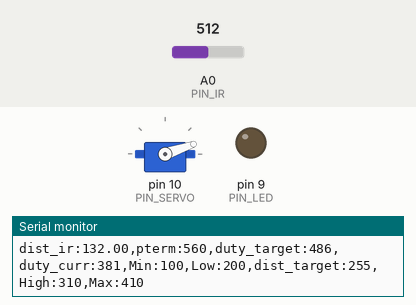
Simulated run of this sketch. Board: Arduino Uno, built with avr-gcc and run on an emulated ATmega328P. Parts: servo, output pins drawn as LEDs (lit = HIGH), the last lines printed to the serial monitor. The inputs (shaded band) are chosen by the test bench; at power-on: A0 (PIN_IR) = 512.

Above: at 1.2 s.
1.3 s: A0 (PIN_IR) set to 716
At 4.0 s:
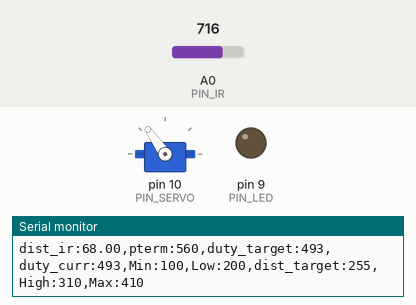
4.3 s: A0 (PIN_IR) set to 306
At 5.5 s:
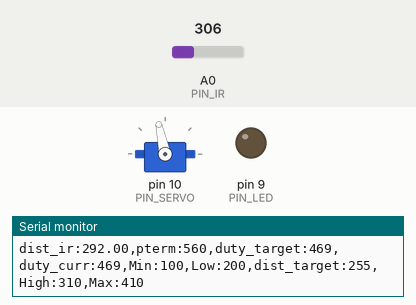
Timing chart, 0 to 7.3 s (numbered marks = the images above; inputs shaded):
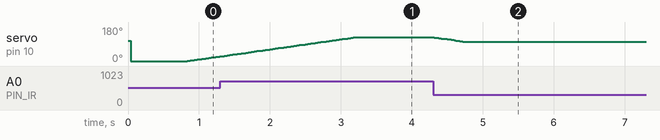

The sketch:

P_control.ino
```cpp
#include <Servo.h>

/////////////////////////////
// Configurable parameters //
/////////////////////////////

// Arduino pin assignment
#define PIN_LED 9         // [1234] LED를 아두이노 GPIO 9번 핀에 연결
#define PIN_SERVO 10    // [3069] 서보모터를 아두이노 GPIO 10번 핀에 연결
#define PIN_IR A0     // [3070] 적외선 센서를 아두이노 아날로그 A0핀에 연결

// Framework setting
#define _DIST_TARGET 255    // [2635] 목표하는 위치
#define _DIST_MIN 100   //[3050] 거리의 최솟값이 100mm
#define _DIST_MAX 410                   //[3068] 거리의 최대값 410mm

// Distance sensor
#define _DIST_ALPHA 0.0   //[3054] 센서 보정정도
          // [3131] EMA필터값
// Servo range
#define _DUTY_MIN 1405    // [3052] 서보의 최소각도를 microseconds로 표현
#define _DUTY_NEU 1635    // [3070] 레일플레이트 중립위치를 만드는 서보 duty값
#define _DUTY_MAX 1845                //[3062] 서보의 최대각도의 microseconds의 값

// Servo speed control
#define _SERVO_ANGLE 35   // [3131] 최대 가동범위에 따른 목표 서보 회전각
#define _SERVO_SPEED 45   //[3064]서보 속도를 30으로

// Event periods
#define _INTERVAL_DIST 20   // [2635] 적외선센서 업데이트 주기
#define _INTERVAL_SERVO 20  // [2635] 서보 업데이트 주기
#define _INTERVAL_SERIAL 100  // [3070] 시리얼 플로터 갱신 속도

// PID parameters
#define _KP 0.8  // [2635] P 이득 비율(?)
#define _KI 0.0   // [2635] I 이득 비율
#define _KD 0.0 // [2635] D 이득 비율

#define _INTERVAL_DIST_F 30  // DELAY_MICROS * samples_num^2 의 값이 최종 거리측정 인터벌임. 넉넉하게 30ms 잡음.
#define DELAY_MICROS  1500 // 필터에 넣을 샘플값을 측정하는 딜레이(고정값!)
#define EMA_ALPHA 0.35     // EMA 필터 값을 결정하는 ALPHA 값. 작성자가 생각하는 최적값임.
float ema_dist=0;            // EMA 필터에 사용할 변수
float filtered_dist;       // 최종 측정된 거리값을 넣을 변수. loop()안에 filtered_dist = filtered_ir_distance(); 형태로 사용하면 됨.
float samples_num = 3;     // 스파이크 제거를 위한 부분필터에 샘플을 몇개 측정할 것인지. 3개로 충분함! 가능하면 수정하지 말 것.


//////////////////////
// global variables //
//////////////////////

// Servo instance
Servo myservo; // [3070] 서보 객체 생성

// Distance sensor
float dist_target; // [1234] location to send the ball
float dist_raw, dist_ema; // [3070] 거리와 노이즈 필터 적용 후 거리를 저장하기 위한 변수

// Event periods
unsigned long last_sampling_time_dist, last_sampling_time_servo,
last_sampling_time_serial;
// [2635] 각 이벤트별 업데이트를 위해 측정하는 시간
//[3054] 마지막으로 측정한 거리, 마지막으로 측정한 서보 각도 (unsigned long : 부호없는 정수형)
bool event_dist, event_servo, event_serial; // [2635] 이벤트별 이번 루프에서 업데이트 여부

// Servo speed control
int duty_chg_per_interval; // [3055] 서보속도 제어를 위한 변수 선언
int duty_target, duty_curr; // [3131] 목표duty, 현재duty

// PID variables
float error_curr, error_prev, control, pterm, dterm, iterm; // [3070] PID 제어를 위한 현재 오차, 이전오차, 컨트롤(?), p 값, d 값, i 값 변수 선언


void setup() {
// initialize GPIO pins for LED and attach servo
  pinMode(PIN_LED, OUTPUT); //[3062] 핀 LED 활성화
  myservo.attach(PIN_SERVO); // [3070] 서보 구동을 위한 서보 초기화

// initialize global variables
duty_target, duty_curr = _DIST_MIN; // [3055] duty_target, duty_curr 초기화
last_sampling_time_dist, last_sampling_time_servo, last_sampling_time_serial = 0;
// [3055] 샘플링 타임 변수 초기화
dist_raw, dist_ema = _DIST_MIN; // [3055] dist 변수 초기화
pterm = iterm = dterm = 0; // [2635] pid 제어값에서 우선 p 만 사용하도록

// move servo to neutral position
  myservo.writeMicroseconds(_DUTY_NEU); //[2635]

// initialize serial port
  Serial.begin(115200); //[2635]

// convert angle speed into duty change per interval.
  duty_chg_per_interval = (_DUTY_MAX - _DUTY_MIN)/(float)(_SERVO_ANGLE) * (_SERVO_SPEED /1000.0)*_INTERVAL_SERVO;    // [3131] 설정한 서보 스피드에 따른 duty change per interval 값을 변환

}


void loop() {
    // [3055] indentation 수정(space 4칸)
    /////////////////////
    // Event generator //
    /////////////////////
    unsigned long time_curr = millis(); // [3070] 이벤트 업데이트 주기 계산을 위한 현재 시간
    // [3070] 이벤트 주기가 돌아올때까지 현재시간과 비교하며 기다리도록 함.
    if(time_curr >= last_sampling_time_dist + _INTERVAL_DIST) {
        last_sampling_time_dist += _INTERVAL_DIST;
        event_dist = true;
    }
    if(time_curr >= last_sampling_time_servo + _INTERVAL_SERVO) {
        last_sampling_time_servo += _INTERVAL_SERVO;
        event_servo = true;
    }
    if(time_curr >= last_sampling_time_serial + _INTERVAL_SERIAL) {
        last_sampling_time_serial += _INTERVAL_SERIAL;
        event_serial = true;
    }

    ////////////////////
    // Event handlers //
    ////////////////////

    if(event_dist) {
        event_dist = false; // [2635] 업데이트 대기
        // get a distance reading from the distance sensor
        dist_raw = map(filtered_ir_distance(),74,254,100,410); // [2635] 센서 값 받아와서 변수에 저장

        // [3055] dist_ema 설정

        // PID control logic
        error_curr = _DIST_TARGET - dist_raw; // [2635] 오차 계산
        pterm = pterm_cal(error_curr); // [2635] p값은 오차
        control = _KP * pterm + _KI * iterm +  _KD * dterm; // [2635] control 값, i와 d는 현재 0

        // duty_target = f(duty_neutral, control)
        duty_target = _DUTY_NEU * (1 + control); // [3070] control 값이 다 합해서 1이 되도록 되어있다면, 중립 위치에 컨트롤 값 만큼의 비율을 더해 목표위치를 정한다.
        //duyy_target = _DUTY_NEU + (control - X) * (control > X ? _DUTY_MAX - _DUTY_NEU : _DUTY_NEU - _DUTY_MIN); // [2635] NEU 에다가 위아래로 control 에 맞게 조절한 값?

  // keep duty_target value within the range of [_DUTY_MIN, _DUTY_MAX]
        if(duty_target < _DUTY_MIN)  // [2635] 양극값 넘어가는 경우 극값으로 제한
        {
            duty_target = _DUTY_MIN;
        }
        if(duty_target > _DUTY_MAX)
        {
            duty_target = _DUTY_MAX;
        }
  }

    if(event_servo) {
        event_servo = false; // [2635] 업데이트 대기
        // adjust duty_curr toward duty_target by duty_chg_per_interval
        if(duty_target > duty_curr) { // [3070]
            duty_curr += duty_chg_per_interval;
        if(duty_curr > duty_target) duty_curr = duty_target;
      }
      else {
        duty_curr -= duty_chg_per_interval;
        if(duty_curr < duty_target) duty_curr = duty_target;
      }

        // update servo position
        myservo.writeMicroseconds((int)duty_curr); // [3070]

        event_servo = false; // [3055] 모든 작업이 끝나면 이벤트를 다시 false로
      }

    if(event_serial) {
        event_serial = false; // [3070] 이벤트 주기가 왔다면 다시 false로 만들고 이벤트를 수행
    Serial.print("dist_ir:");
    Serial.print(dist_raw);
    Serial.print(",pterm:");
    Serial.print(map(pterm,-1000,1000,510,610));
    Serial.print(",duty_target:");
    Serial.print(map(duty_target,1000,2000,410,510));
    Serial.print(",duty_curr:");
    Serial.print(map(duty_curr,1000,2000,410,510));
    Serial.println(",Min:100,Low:200,dist_target:255,High:310,Max:410");

        event_serial = false; // [3055] event_serial false로 변경
    }
}

float ir_distance(void){ // return value unit: mm
    float val; // [3055] 변수 val 선언
    float volt = float(analogRead(PIN_IR)); // [3055] volt변수에 적외선 센서 측정값 입력
    val = ((6762.0/(volt - 9.0)) - 4.0) * 10.0; // [3055] volt 값 보정
    return val; // [3055] val 리턴
}

float ir_distance_filtered(void){ // return value unit: mm
  return ir_distance(); // for now, just use ir_distance() without noise filter.
}
float under_noise_filter(void){ // 아래로 떨어지는 형태의 스파이크를 제거해주는 필터
  int currReading;
  int largestReading = 0;
  for (int i = 0; i < samples_num; i++) {
    currReading = ir_distance();
    if (currReading > largestReading) { largestReading = currReading; }
    // Delay a short time before taking another reading
    delayMicroseconds(DELAY_MICROS);
  }
  return largestReading;
}

float filtered_ir_distance(void){ // 아래로 떨어지는 형태의 스파이크를 제거 후, 위로 치솟는 스파이크를 제거하고 EMA필터를 적용함.
  // under_noise_filter를 통과한 값을 upper_nosie_filter에 넣어 최종 값이 나옴.
  int currReading;
  int lowestReading = 1024;
  for (int i = 0; i < samples_num; i++) {
    currReading = under_noise_filter();
    if (currReading < lowestReading) { lowestReading = currReading; }
  }
  // eam 필터 추가
  ema_dist = EMA_ALPHA*lowestReading + (1-EMA_ALPHA)*ema_dist;
  return ema_dist;
}

float pterm_cal(float error){
  if (error < 0){
    error = error/155*(_DUTY_NEU-_DUTY_MIN)/_DUTY_NEU;
  }
  else{
    error = error/155*(_DUTY_MAX-_DUTY_NEU)/_DUTY_NEU;
  }
  return error;
}
```

Measured:
- after the input at 4.3 s, servo on pin 10 (PIN_SERVO): moves from 125° to 102° over 0.42 s, starting at once
